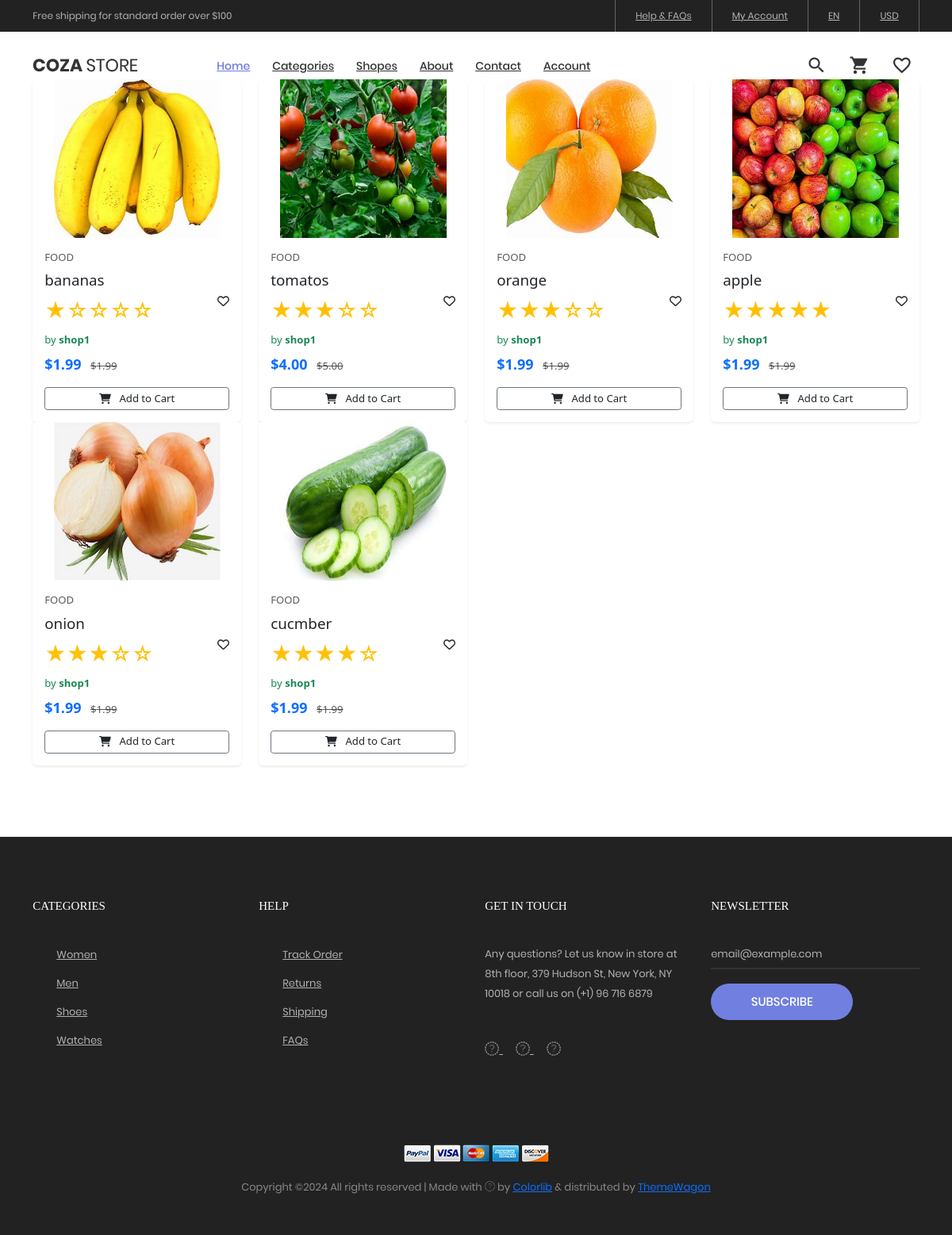
Screenshot of /category_products/cat3cb51c3abd with the database file from the repository.
### core/models.py (models this page shows, shortened)
class Product(models.Model):
    user = models.ForeignKey(
        settings.AUTH_USER_MODEL, on_delete=models.SET_NULL, null=True
    )
    category = models.ForeignKey(
        Category, on_delete=models.SET_NULL, null=True, related_name="products"
    )
    vendor = models.ForeignKey(
        Vendor, on_delete=models.SET_NULL, null=True, related_name="products"
    )
    title = models.CharField(max_length=50)
    image = models.ImageField(upload_to=user_path, default="product.jpg")
    description = models.TextField(null=True, blank=True, default="new product")
    price = models.DecimalField(max_digits=10, decimal_places=2, default="1.99")
    old_price = models.DecimalField(max_digits=10, decimal_places=2, default="1.99")
    specification = models.TextField(null=True, blank=True)
    product_status = models.CharField(
        choices=STATUS, max_length=50, default="in_review"
    )
    status = models.BooleanField(default=True)
    in_stock = models.BooleanField(default=True)
    featured = models.BooleanField(default=False)
    digital = models.BooleanField(default=False)
    sku = ShortUUIDField(unique=True, length=4, max_length=10, alphabet="1234567890")
    date = models.DateTimeField(auto_now_add=True)
    updated = models.DateTimeField(null=True, blank=True)
    tags = TaggableManager(blank=True)
    rating = models.IntegerField(choices=RATING, default=3)
    class Meta:
        verbose_name_plural = "Products"

class Category(models.Model):
    cid = ShortUUIDField(
        unique=True, length=10, max_length=20, prefix="cat", alphabet="abcdefg123456"
    )
    title = models.CharField(max_length=50)
    image = models.ImageField(upload_to="category")
    class Meta:
        verbose_name_plural = "Categories"

class Vendor(models.Model):
    vid = ShortUUIDField(
        unique=True, length=10, max_length=20, prefix="vid", alphabet="abcdefg12345"
    )
    title = models.CharField(max_length=50)
    image = models.ImageField(upload_to=user_path, default="vendor.jpg")
    description = models.TextField(null=True, blank=True)
    address = models.CharField(max_length=100, default="Main street")
    contact = models.CharField(max_length=100, default="+123 (456) 789")
    chat_resp_time = models.CharField(max_length=50, default="1")
    shipping_on_time = models.CharField(max_length=50, default="1")
    authentic_rating = models.CharField(max_length=50, default="1")
    days_return = models.CharField(max_length=50, default="1")
    warranty_period = models.CharField(max_length=50, default="1")
    user = models.ForeignKey(
        settings.AUTH_USER_MODEL, on_delete=models.SET_NULL, null=True
    )
    class Meta:
        verbose_name_plural = "Vendors"

### core/views.py (the view)
# urls.py: path("category_products/<str:cid>", category_products, name="category-products"),
def category_products(request, cid):
    category = Category.objects.get(cid=cid)
    products = Product.objects.filter(category=category)
    context = {"products": products}
    return render(request, "category-products.html", context)

### core/access.py (called while the page is built)
def default(request):
    if "wish" in request.session:
        wishes = request.session["wish"]
    else:
        wishes = []
    products = request.session.get("products", [])
    cartProductIds = [product["id"] for product in products]
    wishesLength = wishes
    print(len(products))
    print("ppppppppppppppppppppppppppppp")
    return {
        "categories": Category.objects.all(),
        "cartLength": len(products),
        "cartProducts": products,
        "cartProductIds": cartProductIds,
        "wishLength": len(wishesLength),
    }

### templates/category-products.html (shortened to what this page needs)
{% extends "base.html" %}
{% load static %}
{% block content %}
	<section class="sec-blog bg0 p-t-60 p-b-90">
		<div class="container">
			<div class="row">
			{% for product in products %}
			<div class="col-sm-6 col-md-4 col-lg-3 isotope-item">
				<div class="card h-100 shadow-sm border-0">
					<div class="block2-pic hov-img0">
						<img src="{{ product.image.url }}" alt="IMG-PRODUCT" style="width: 80%; height: 200px;margin-left:10%">
					</div>
					<div class="card-body d-flex flex-column">
						<p class="text-uppercase text-muted small mb-2">{{ product.category.title }}</p>
						<h5 class="card-title text-truncate">
							<a href="product-detail.html" class="text-decoration-none text-dark">
								{{ product.title }}
							</a>
						</h5>
						<div class="mb-2" style="display:flex;justify-content:space-between;cursor:pointer">
							<span class="text-warning fs-3">
								{% if product.rating == 1 %}
										★☆☆☆☆
									{% elif product.rating == 2 %}
										★★☆☆☆
									{% elif product.rating == 3 %}
										★★★☆☆
									{% elif product.rating == 4 %}
										★★★★☆
									{% else %}
										★★★★★
									{% endif %}
							</span>
							{% if product.id|stringformat:"s" in wishes %}
							<i class="fa-solid fa-check"></i>
							{% else %}
							<i class="fa-regular fa-heart addToWishButton" data-image="{{product.image.url}}" data-title="{{product.title}}" data-price="{{product.price}}"  data-pid="{{product.id}}" data-quntity="1"  data-url="{% url 'addToWish' %}" id="addToWishlist-{{product.id}}"></i>
							{% endif %}
						</div>
						<p class="text-success small mb-2">by <strong>{{ product.vendor.title }}</strong></p>
						<div class="mb-3">
							<span class="text-primary fw-bold" style="font-size: 1.2rem;">${{ product.price }}</span>
							{% if product.old_price %}
							<span class="text-muted ms-2 text-decoration-line-through small">${{ product.old_price }}</span>
							{% endif %}
						</div>
						<div class="mt-auto">
							<a class="btn btn-outline-secondary btn-sm w-100 addToWishilist" data-image="{{product.image.url}}" data-title="{{product.title}}" data-price="{{product.price}}"  data-pid="{{product.id}}" data-quntity="1" data-url="{% url 'addToCart' %}"  id="addToCartButton-{{product.id}}">
								{% if product.id|stringformat:"s" in cartProductIds %}
								Added To Cart
							{% else %}
								<i class="fas fa-shopping-cart me-2"></i> Add to Cart
							{% endif %}
															</a>
						</div>
					</div>
				</div>
			</div>
	{% endfor %}
			</div>
		</div>
	</section>
{% endblock content %}

### static/css/main.css (style rules this page uses)
.container { max-width: 1380px; }
@media (max-width: 1600px) { .container { max-width: 1200px; } }
.block2-pic { position: relative; }
.bg0 { background-color: #fff; }
.hov-img0 { display: block; overflow: hidden; }
.hov-img0 img { width: 100%; -webkit-transition: transform 0.9s ease; -o-transition: transform 0.9s ease; -moz-transition: transform 0.9s ease; transition: transform 0.9s ease; }

### templates/base.html (style rules this page uses)
html { scroll-behavior: smooth; }

### rows the page displays
Product: image (picture), category "FOOD", title "bananas", vendor "shop1", price "1.99", old_price "1.99", shows "Add to Cart"
Product: image (picture), category "FOOD", title "tomatos", vendor "shop1", price "4.00", old_price "5.00", shows "Add to Cart"
Product: image (picture), category "FOOD", title "orange", vendor "shop1", price "1.99", old_price "1.99", shows "Add to Cart"
Product: image (picture), category "FOOD", title "apple", vendor "shop1", price "1.99", old_price "1.99", shows "Add to Cart"
Product: image (picture), category "FOOD", title "onion", vendor "shop1", price "1.99", old_price "1.99", shows "Add to Cart"
Product: image (picture), category "FOOD", title "cucmber", vendor "shop1", price "1.99", old_price "1.99", shows "Add to Cart"
